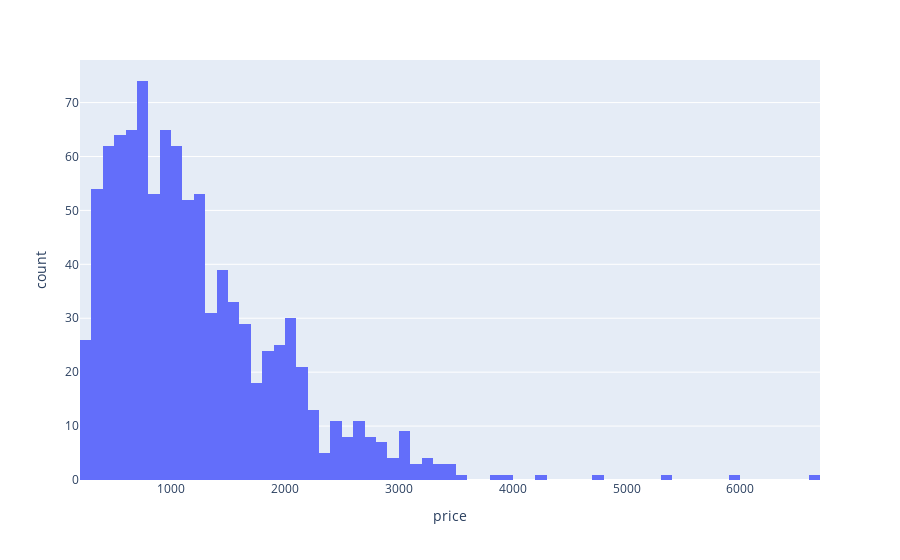

This figure's notebook cell:
### Code cell
px.histogram(laptops_train, x="price")

### Figure 1 — Plotly figure (JSON) as saved in the notebook; plotly's stock layout.template omitted (floating-point values rounded to 4 significant figures; data arrays with more than 128 entries replaced by an {"elided": "..."} marker saying what was removed)
{"data": [{"alignmentgroup": "True", "bingroup": "x", "hovertemplate": "price=%{x}<br>count=%{y}<extra></extra>", "legendgroup": "", "marker": {"color": "#636efa", "pattern": {"shape": ""}}, "name": "", "offsetgroup": "", "orientation": "v", "showlegend": false, "type": "histogram", "x": {"elided": "977 int values"}, "xaxis": "x", "yaxis": "y"}], "layout": {"autosize": true, "barmode": "relative", "legend": {"tracegroupgap": 0}, "margin": {"t": 60}, "xaxis": {"anchor": "y", "autorange": true, "domain": [0, 1], "range": [199.5, 6700.0], "title": {"text": "price"}, "type": "linear"}, "yaxis": {"anchor": "x", "autorange": true, "domain": [0, 1], "range": [0, 77.89], "title": {"text": "count"}}}}
